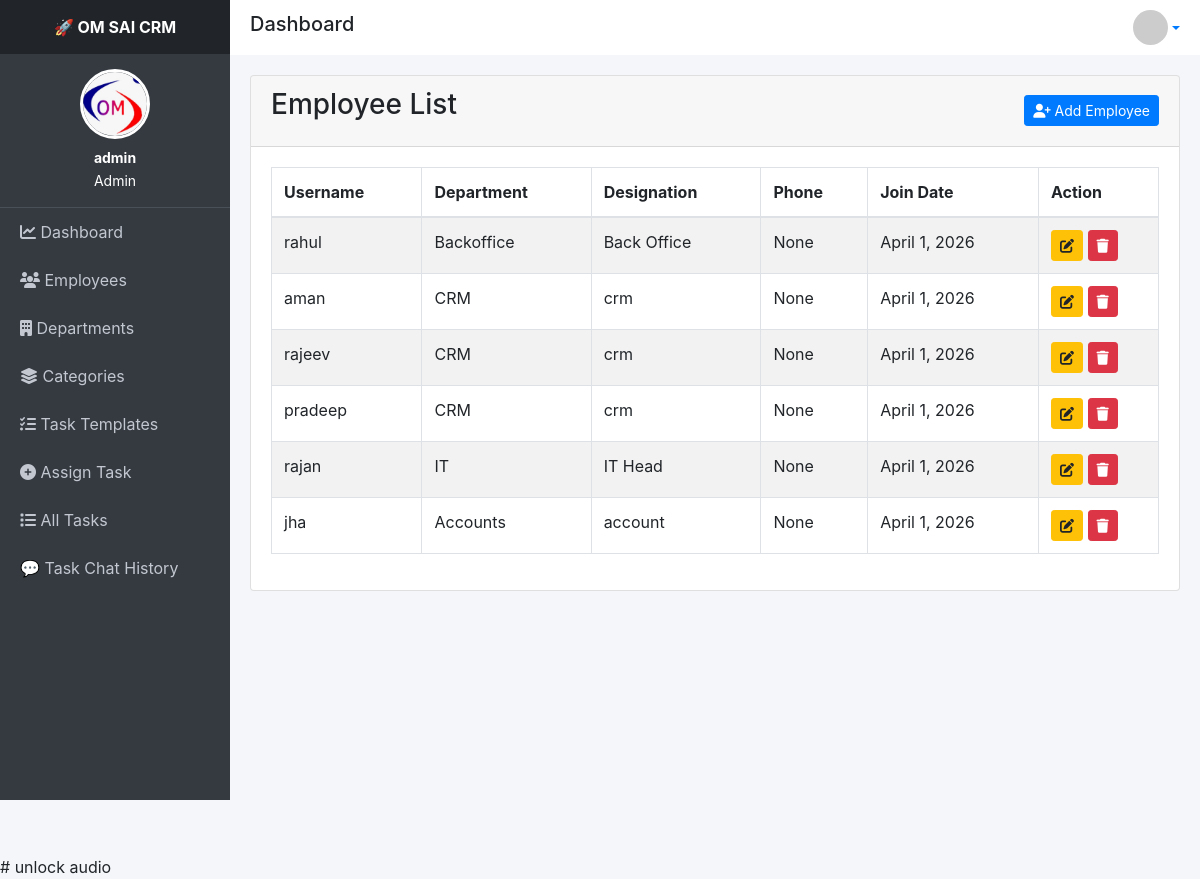
The app's page /employees/list/ (signed in) with its own data.
### employees/models.py (models this page shows, shortened)
class UserProfile(models.Model):
    user = models.OneToOneField(User, on_delete=models.CASCADE)
    profile_image = models.ImageField(upload_to='profile_images/', null=True, blank=True)

class Employee(models.Model):
    ROLE_CHOICES = [
        ('admin', 'Admin'),
        ('manager', 'Manager'),
        ('employee', 'Employee'),
    ]
    STATUS_CHOICES = [
        ('active', 'Active'),
        ('inactive', 'Inactive'),
    ]
    user = models.OneToOneField(User, on_delete=models.CASCADE)
    emp_id = models.CharField(max_length=20, unique=True)
    department = models.ForeignKey(Department, on_delete=models.CASCADE)
    designation = models.CharField(max_length=100)
    phone = models.CharField(max_length=20, blank=True, null=True)
    join_date = models.DateField()
    role = models.CharField(max_length=10, choices=ROLE_CHOICES, default='employee')
    status = models.CharField(max_length=10, choices=STATUS_CHOICES, default='active')
    profile_image = models.ImageField(upload_to='employees/', blank=True, null=True)

### department/models.py (models this page shows, shortened)
class Department(models.Model):
    name = models.CharField(max_length=100, unique=True)
    description = models.TextField(blank=True, null=True)
    created_at = models.DateTimeField(auto_now_add=True)

### employees/views.py (the view)
# urls.py: path('list/', views.employee_list, name='employee_list'),
@login_required
@user_passes_test(is_admin)
def employee_list(request):
    employees = Employee.objects.select_related('user', 'department').all()
    return render(request, 'employees/employee_list.html', {
        'employees': employees
    })

### employees/views.py (called while the page is built)
def is_admin(user):
    return user.is_superuser

### employees/templates/employees/employee_list.html (shortened to what this page needs)
{% extends 'base.html' %}
{% block content %}
<div class="card">
<div class="card-header d-flex justify-content-between align-items-center">
    <h3 class="card-title">Employee List</h3>
    <a href="{% url 'add_employee' %}" class="btn btn-primary btn-sm">
        <i class="fas fa-user-plus"></i> Add Employee
    </a>
</div>
<div class="card-body">
    <table class="table table-bordered table-hover table-striped">
        <thead>
            <tr>
                <th>Username</th>
                <th>Department</th>
                <th>Designation</th>
                <th>Phone</th>
                <th>Join Date</th>
                <th width="120">Action</th>
            </tr>
        </thead>
        <tbody>
            {% for emp in employees %}
            <tr>
                <td>{{ emp.user.username }}</td>
                <td>{{ emp.department.name }}</td>
                <td>{{ emp.designation }}</td>
                <td>{{ emp.phone }}</td>
                <td>{{ emp.join_date }}</td>
                <td>
                    <a href="{% url 'update_employee' emp.id %}"
                       class="btn btn-warning btn-sm">
                        <i class="fas fa-edit"></i>
                    </a>
                    <a href="{% url 'delete_employee' emp.id %}"
                       onclick="return confirm('Are you sure you want to delete this employee?')"
                       class="btn btn-danger btn-sm">
                        <i class="fas fa-trash"></i>
                    </a>
                </td>
            </tr>
            {% empty %}
            <tr>
                <td colspan="6" class="text-center text-muted">
                    No employees found
                </td>
            </tr>
            {% endfor %}
        </tbody>
    </table>
</div>
</div>
{% endblock %}

### templates/base.html (shortened to what this page needs)
{% load static %}
<!DOCTYPE html>
<html lang="en">
<head>
<link rel="stylesheet" href="https://cdn.jsdelivr.net/npm/bootstrap@4.6.2/dist/css/bootstrap.min.css">
<link rel="stylesheet" href="https://cdnjs.cloudflare.com/ajax/libs/font-awesome/6.5.0/css/all.min.css">
</head>
<body data-chat-url="{% url 'task_chat_history' %}">
<div class="sidebar">
    <div class="brand">🚀 OM SAI CRM</div>
    <div class="profile-box">
        <img src="{% if request.user.is_superuser and request.user.userprofile.profile_image %}
            {{ request.user.userprofile.profile_image.url }}
          {% elif request.user.employee.profile_image %}
            {{ request.user.employee.profile_image.url }}
          {% else %}
            https://ui-avatars.com/api/?name={{ request.user.username }}
          {% endif %}"
             class="profile-img">
        <div class="profile-name">
            {{ request.user.username }}
        </div>
        <small>
            {% if request.user.is_superuser %}
                Admin
            {% else %}
                {{ request.user.employee.role|title }}
            {% endif %}
        </small>
    </div>
    <div class="menu">
        {% if request.user.is_superuser %}
            <a href="{% url 'dashboard' %}">
                <i class="fas fa-chart-line"></i> Dashboard
            </a>
            <a href="{% url 'employee_list' %}">
                <i class="fas fa-users"></i> Employees
            </a>
            <a href="{% url 'department_list' %}">
                <i class="fas fa-building"></i> Departments
            </a>
            <a href="{% url 'kra_categories' %}">
                <i class="fas fa-layer-group"></i> Categories
            </a>
            <a href="{% url 'kra_tasks' %}">
                <i class="fas fa-tasks"></i> Task Templates
            </a>
            <a href="{% url 'assign_task' %}">
                <i class="fas fa-plus-circle"></i> Assign Task
            </a>
            <a href="{% url 'all_tasks' %}">
                <i class="fas fa-list"></i> All Tasks
            </a>
            <a href="{% url 'task_chat_history' %}">
                💬 Task Chat History
            </a>
        {% endif %}
    </div>
</div>
<div class="topbar">
    <h5>{% block header_title %}Dashboard{% endblock %}</h5>
    <div class="dropdown">
        <a class="d-flex align-items-center dropdown-toggle" href="#" data-toggle="dropdown">
            <img src="{% if request.user.is_superuser %}
            https://ui-avatars.com/api/?name={{ request.user.username }}
          {% elif request.user.employee.profile_image %}
            {{ request.user.employee.profile_image.url }}
          {% else %}
            https://ui-avatars.com/api/?name={{ request.user.username }}
          {% endif %}"
                 width="35" height="35"
                 class="rounded-circle">
        </a>
    </div>
</div>
<div class="content">
    {% block content %}{% endblock %}
</div>
# unlock audio
</body>
</html>

### templates/base.html (style rules this page uses)
body { background: #f4f6f9; margin: 0; }
.sidebar { height: 100vh; background: #343a40; color: white; position: fixed; width: 230px; display: flex; flex-direction: column; overflow-y: auto; overflow-x: hidden; scroll-behavior: smooth; }
.brand { text-align: center; padding: 15px; background: #212529; font-weight: bold; position: sticky; top: 0; z-index: 10; }
.profile-box { text-align: center; padding: 15px; border-bottom: 1px solid #495057; }
.profile-img { width: 70px; height: 70px; border-radius: 50%; object-fit: cover; border: 3px solid #fff; margin-bottom: 8px; }
.profile-name { font-size: 14px; font-weight: bold; }
.menu { flex-grow: 1; }
.menu a { color: #c2c7d0; display: block; padding: 12px 20px; text-decoration: none; transition: 0.2s; }
.topbar { background: white; margin-left: 230px; padding: 10px 20px; display: flex; justify-content: space-between; align-items: center; position: sticky; top: 0; z-index: 1000; }
.content { margin-left: 230px; padding: 20px; min-height: 100vh; }

### records on screen
Employee: user.username "rahul", department.name "Backoffice", designation "Back Office", phone "None", join_date "April 1, 2026"
Employee: user.username "aman", department.name "CRM", designation "crm", phone "None", join_date "April 1, 2026"
Employee: user.username "rajeev", department.name "CRM", designation "crm", phone "None", join_date "April 1, 2026"
Employee: user.username "pradeep", department.name "CRM", designation "crm", phone "None", join_date "April 1, 2026"
Employee: user.username "rajan", department.name "IT", designation "IT Head", phone "None", join_date "April 1, 2026"
Employee: user.username "jha", department.name "Accounts", designation "account", phone "None", join_date "April 1, 2026"

### other values on screen
{{ request.user.username }} "admin"
